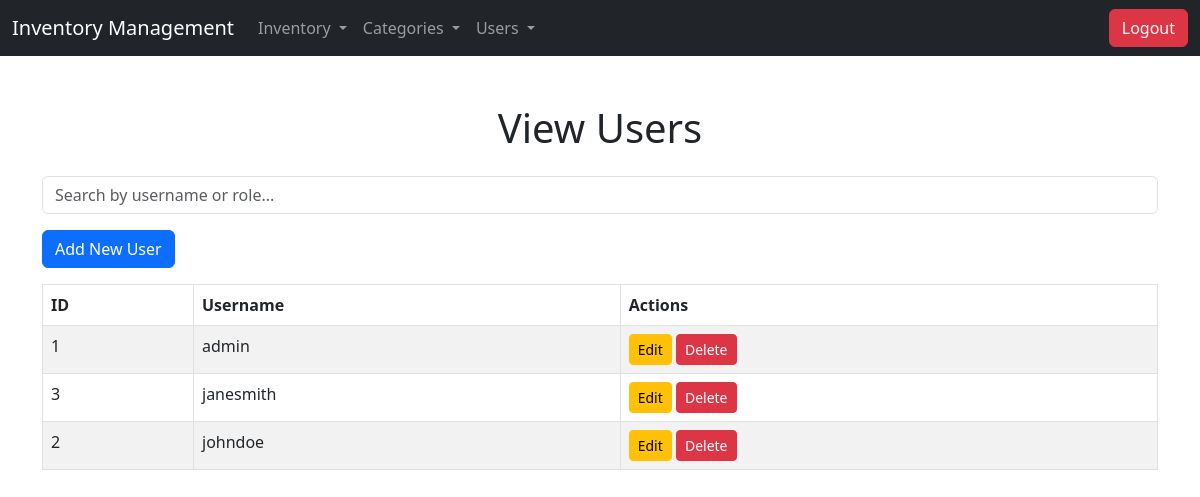
The app's page /php/users.php (signed in) with its own data.
### tables this page shows
CREATE TABLE users (
    id INT AUTO_INCREMENT PRIMARY KEY,
    username VARCHAR(50) NOT NULL UNIQUE,
    password VARCHAR(255) NOT NULL
);

### php/users.php (the view, shortened to what this page needs)
<?php
include("db.php");
$query = "SELECT id, username FROM users";
$result = $conn->query($query);
?>
<!DOCTYPE html>
<html lang="en">
<head>
    <link href="https://cdn.jsdelivr.net/npm/bootstrap@5.3.0/dist/css/bootstrap.min.css" rel="stylesheet">
</head>
<body>
    <?php include "header.php" ?>
    <div class="container mt-5">
        <h1 class="text-center mb-4">View Users</h1>
        <div class="mb-3">
            <input type="text" id="searchInput" class="form-control" placeholder="Search by username or role...">
        </div>
        <div class="mb-3">
            <a href="add_user.php" class="btn btn-primary">Add New User</a>
        </div>
        <table class="table table-striped table-bordered">
            <thead>
                <tr>
                    <th>ID</th>
                    <th>Username</th>
                    <th>Actions</th>
                </tr>
            </thead>
            <tbody>
                <?php while ($row = $result->fetch_assoc()): ?>
                    <tr>
                        <td><?= $row['id'] ?></td>
                        <td><?= $row['username'] ?></td>
                        <td>
                            <a href="edit_user.php?id=<?= $row['id'] ?>" class="btn btn-warning btn-sm">Edit</a>
                            <a href="users.php?action=delete&id=<?= $row['id'] ?>" class="btn btn-danger btn-sm" onclick="return confirm('Are you sure you want to delete this user?')">Delete</a>
                        </td>
                    </tr>
                <?php endwhile; ?>
            </tbody>
        </table>
    </div>
</body>
</html>

### records on screen
users: id "1", username "admin"
users: id "3", username "janesmith"
users: id "2", username "johndoe"
